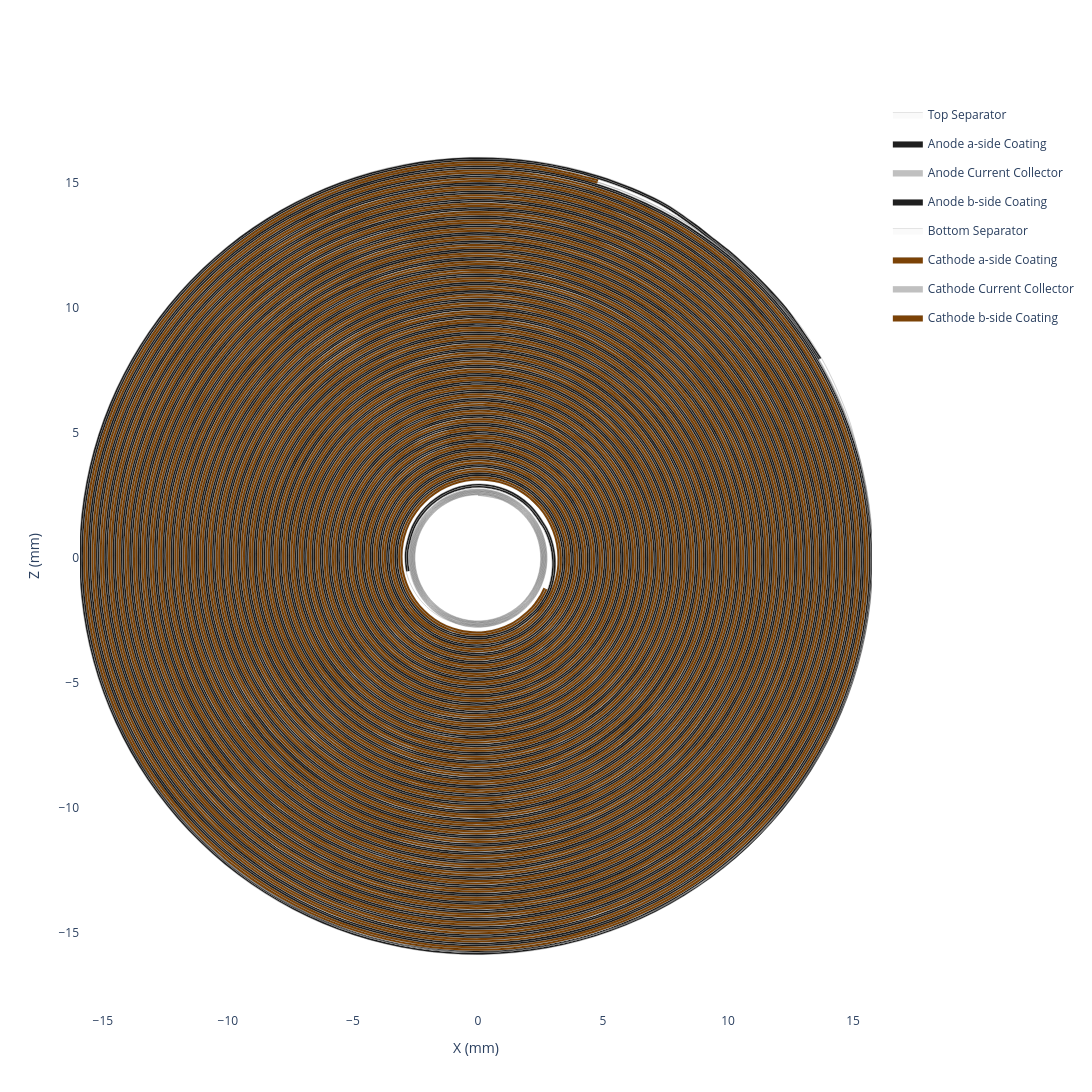

Notebook code cell kept with this figure:
### Code cell
my_jellyroll.get_spiral_plot(height=1300, width=1300).show()

### Figure 1 — Plotly figure (JSON) as saved in the notebook; plotly's stock layout.template omitted (floating-point values rounded to 4 significant figures; data arrays with more than 128 entries replaced by an {"elided": "..."} marker saying what was removed)
{"data": [{"customdata": {"elided": "3400x6 float values"}, "fill": "toself", "fillcolor": "#fafafa", "hovertemplate": "<b>Top Separator (Extruded)</b><br>Theta: %{customdata[0]:.2f}°<br>Unwrapped Length: %{customdata[1]:.2f} mm<br>Radius: %{customdata[2]:.2f} mm<br>X: %{customdata[3]:.2f} mm<br>Z: %{customdata[4]:.2f} mm<br>Turns: %{customdata[5]:.2f}<extra></extra>", "legendgroup": "Top Separator", "line": {"color": "black", "shape": "spline", "width": 0.1}, "mode": "lines", "name": "Top Separator", "type": "scatter", "x": {"elided": "3400 float values"}, "y": {"elided": "3400 float values"}}, {"customdata": {"elided": "2698x6 float values"}, "fill": "toself", "fillcolor": "#1f1f1f", "hovertemplate": "<b>Anode a-side Coating (Extruded)</b><br>Theta: %{customdata[0]:.2f}°<br>Unwrapped Length: %{customdata[1]:.2f} mm<br>Radius: %{customdata[2]:.2f} mm<br>X: %{customdata[3]:.2f} mm<br>Z: %{customdata[4]:.2f} mm<br>Turns: %{customdata[5]:.2f}<extra></extra>", "legendgroup": "Anode a-side Coating", "line": {"color": "black", "shape": "spline", "width": 0.1}, "mode": "lines", "name": "Anode a-side Coating", "type": "scatter", "x": {"elided": "2698 float values"}, "y": {"elided": "2698 float values"}}, {"customdata": {"elided": "2698x6 float values"}, "fill": "toself", "fillcolor": "#C0C0C0", "hovertemplate": "<b>Anode Current Collector (Extruded)</b><br>Theta: %{customdata[0]:.2f}°<br>Unwrapped Length: %{customdata[1]:.2f} mm<br>Radius: %{customdata[2]:.2f} mm<br>X: %{customdata[3]:.2f} mm<br>Z: %{customdata[4]:.2f} mm<br>Turns: %{customdata[5]:.2f}<extra></extra>", "legendgroup": "Anode Current Collector", "line": {"color": "black", "shape": "spline", "width": 0.1}, "mode": "lines", "name": "Anode Current Collector", "type": "scatter", "x": {"elided": "2698 float values"}, "y": {"elided": "2698 float values"}}, {"customdata": {"elided": "2698x6 float values"}, "fill": "toself", "fillcolor": "#1f1f1f", "hovertemplate": "<b>Anode b-side Coating (Extruded)</b><br>Theta: %{customdata[0]:.2f}°<br>Unwrapped Length: %{customdata[1]:.2f} mm<br>Radius: %{customdata[2]:.2f} mm<br>X: %{customdata[3]:.2f} mm<br>Z: %{customdata[4]:.2f} mm<br>Turns: %{customdata[5]:.2f}<extra></extra>", "legendgroup": "Anode b-side Coating", "line": {"color": "black", "shape": "spline", "width": 0.1}, "mode": "lines", "name": "Anode b-side Coating", "type": "scatter", "x": {"elided": "2698 float values"}, "y": {"elided": "2698 float values"}}, {"customdata": {"elided": "3400x6 float values"}, "fill": "toself", "fillcolor": "#fafafa", "hovertemplate": "<b>Bottom Separator (Extruded)</b><br>Theta: %{customdata[0]:.2f}°<br>Unwrapped Length: %{customdata[1]:.2f} mm<br>Radius: %{customdata[2]:.2f} mm<br>X: %{customdata[3]:.2f} mm<br>Z: %{customdata[4]:.2f} mm<br>Turns: %{customdata[5]:.2f}<extra></extra>", "legendgroup": "Bottom Separator", "line": {"color": "black", "shape": "spline", "width": 0.1}, "mode": "lines", "name": "Bottom Separator", "type": "scatter", "x": {"elided": "3400 float values"}, "y": {"elided": "3400 float values"}}, {"customdata": {"elided": "2420x6 float values"}, "fill": "toself", "fillcolor": "#7b4206", "hovertemplate": "<b>Cathode a-side Coating (Extruded)</b><br>Theta: %{customdata[0]:.2f}°<br>Unwrapped Length: %{customdata[1]:.2f} mm<br>Radius: %{customdata[2]:.2f} mm<br>X: %{customdata[3]:.2f} mm<br>Z: %{customdata[4]:.2f} mm<br>Turns: %{customdata[5]:.2f}<extra></extra>", "legendgroup": "Cathode a-side Coating", "line": {"color": "black", "shape": "spline", "width": 0.1}, "mode": "lines", "name": "Cathode a-side Coating", "type": "scatter", "x": {"elided": "2420 float values"}, "y": {"elided": "2420 float values"}}, {"customdata": {"elided": "2420x6 float values"}, "fill": "toself", "fillcolor": "#C0C0C0", "hovertemplate": "<b>Cathode Current Collector (Extruded)</b><br>Theta: %{customdata[0]:.2f}°<br>Unwrapped Length: %{customdata[1]:.2f} mm<br>Radius: %{customdata[2]:.2f} mm<br>X: %{customdata[3]:.2f} mm<br>Z: %{customdata[4]:.2f} mm<br>Turns: %{customdata[5]:.2f}<extra></extra>", "legendgroup": "Cathode Current Collector", "line": {"color": "black", "shape": "spline", "width": 0.1}, "mode": "lines", "name": "Cathode Current Collector", "type": "scatter", "x": {"elided": "2420 float values"}, "y": {"elided": "2420 float values"}}, {"customdata": {"elided": "2420x6 float values"}, "fill": "toself", "fillcolor": "#7b4206", "hovertemplate": "<b>Cathode b-side Coating (Extruded)</b><br>Theta: %{customdata[0]:.2f}°<br>Unwrapped Length: %{customdata[1]:.2f} mm<br>Radius: %{customdata[2]:.2f} mm<br>X: %{customdata[3]:.2f} mm<br>Z: %{customdata[4]:.2f} mm<br>Turns: %{customdata[5]:.2f}<extra></extra>", "legendgroup": "Cathode b-side Coating", "line": {"color": "black", "shape": "spline", "width": 0.1}, "mode": "lines", "name": "Cathode b-side Coating", "type": "scatter", "x": {"elided": "2420 float values"}, "y": {"elided": "2420 float values"}}, {"customdata": {"elided": "1698x6 float values"}, "hovertemplate": "<b>Top Separator</b><br>Theta: %{customdata[0]:.2f}°<br>Unwrapped Length: %{customdata[1]:.2f} mm<br>Radius: %{customdata[2]:.2f} mm<br>X: %{customdata[3]:.2f} mm<br>Z: %{customdata[4]:.2f} mm<br>Turns: %{customdata[5]:.2f}<extra></extra>", "legendgroup": "Top Separator", "line": {"color": "#fafafa", "shape": "spline", "width": 0}, "mode": "lines", "name": "Top Separator", "showlegend": false, "type": "scatter", "x": {"elided": "1698 float values"}, "y": {"elided": "1698 float values"}}, {"customdata": {"elided": "1347x6 float values"}, "hovertemplate": "<b>Anode a-side Coating</b><br>Theta: %{customdata[0]:.2f}°<br>Unwrapped Length: %{customdata[1]:.2f} mm<br>Radius: %{customdata[2]:.2f} mm<br>X: %{customdata[3]:.2f} mm<br>Z: %{customdata[4]:.2f} mm<br>Turns: %{customdata[5]:.2f}<extra></extra>", "legendgroup": "Anode a-side Coating", "line": {"color": "#1f1f1f", "shape": "spline", "width": 0}, "mode": "lines", "name": "Anode a-side Coating", "showlegend": false, "type": "scatter", "x": {"elided": "1347 float values"}, "y": {"elided": "1347 float values"}}, {"customdata": {"elided": "1347x6 float values"}, "hovertemplate": "<b>Anode Current Collector</b><br>Theta: %{customdata[0]:.2f}°<br>Unwrapped Length: %{customdata[1]:.2f} mm<br>Radius: %{customdata[2]:.2f} mm<br>X: %{customdata[3]:.2f} mm<br>Z: %{customdata[4]:.2f} mm<br>Turns: %{customdata[5]:.2f}<extra></extra>", "legendgroup": "Anode Current Collector", "line": {"color": "#C0C0C0", "shape": "spline", "width": 0}, "mode": "lines", "name": "Anode Current Collector", "showlegend": false, "type": "scatter", "x": {"elided": "1347 float values"}, "y": {"elided": "1347 float values"}}, {"customdata": {"elided": "1347x6 float values"}, "hovertemplate": "<b>Anode b-side Coating</b><br>Theta: %{customdata[0]:.2f}°<br>Unwrapped Length: %{customdata[1]:.2f} mm<br>Radius: %{customdata[2]:.2f} mm<br>X: %{customdata[3]:.2f} mm<br>Z: %{customdata[4]:.2f} mm<br>Turns: %{customdata[5]:.2f}<extra></extra>", "legendgroup": "Anode b-side Coating", "line": {"color": "#1f1f1f", "shape": "spline", "width": 0}, "mode": "lines", "name": "Anode b-side Coating", "showlegend": false, "type": "scatter", "x": {"elided": "1347 float values"}, "y": {"elided": "1347 float values"}}, {"customdata": {"elided": "1698x6 float values"}, "hovertemplate": "<b>Bottom Separator</b><br>Theta: %{customdata[0]:.2f}°<br>Unwrapped Length: %{customdata[1]:.2f} mm<br>Radius: %{customdata[2]:.2f} mm<br>X: %{customdata[3]:.2f} mm<br>Z: %{customdata[4]:.2f} mm<br>Turns: %{customdata[5]:.2f}<extra></extra>", "legendgroup": "Bottom Separator", "line": {"color": "#fafafa", "shape": "spline", "width": 0}, "mode": "lines", "name": "Bottom Separator", "showlegend": false, "type": "scatter", "x": {"elided": "1698 float values"}, "y": {"elided": "1698 float values"}}, {"customdata": {"elided": "1208x6 float values"}, "hovertemplate": "<b>Cathode a-side Coating</b><br>Theta: %{customdata[0]:.2f}°<br>Unwrapped Length: %{customdata[1]:.2f} mm<br>Radius: %{customdata[2]:.2f} mm<br>X: %{customdata[3]:.2f} mm<br>Z: %{customdata[4]:.2f} mm<br>Turns: %{customdata[5]:.2f}<extra></extra>", "legendgroup": "Cathode a-side Coating", "line": {"color": "#7b4206", "shape": "spline", "width": 0}, "mode": "lines", "name": "Cathode a-side Coating", "showlegend": false, "type": "scatter", "x": {"elided": "1208 float values"}, "y": {"elided": "1208 float values"}}, {"customdata": {"elided": "1208x6 float values"}, "hovertemplate": "<b>Cathode Current Collector</b><br>Theta: %{customdata[0]:.2f}°<br>Unwrapped Length: %{customdata[1]:.2f} mm<br>Radius: %{customdata[2]:.2f} mm<br>X: %{customdata[3]:.2f} mm<br>Z: %{customdata[4]:.2f} mm<br>Turns: %{customdata[5]:.2f}<extra></extra>", "legendgroup": "Cathode Current Collector", "line": {"color": "#C0C0C0", "shape": "spline", "width": 0}, "mode": "lines", "name": "Cathode Current Collector", "showlegend": false, "type": "scatter", "x": {"elided": "1208 float values"}, "y": {"elided": "1208 float values"}}, {"customdata": {"elided": "1208x6 float values"}, "hovertemplate": "<b>Cathode b-side Coating</b><br>Theta: %{customdata[0]:.2f}°<br>Unwrapped Length: %{customdata[1]:.2f} mm<br>Radius: %{customdata[2]:.2f} mm<br>X: %{customdata[3]:.2f} mm<br>Z: %{customdata[4]:.2f} mm<br>Turns: %{customdata[5]:.2f}<extra></extra>", "legendgroup": "Cathode b-side Coating", "line": {"color": "#7b4206", "shape": "spline", "width": 0}, "mode": "lines", "name": "Cathode b-side Coating", "showlegend": false, "type": "scatter", "x": {"elided": "1208 float values"}, "y": {"elided": "1208 float values"}}], "layout": {"height": 1300, "hovermode": "closest", "paper_bgcolor": "white", "plot_bgcolor": "white", "width": 1300, "xaxis": {"scaleanchor": "y", "title": {"text": "X (mm)"}, "zeroline": false}, "yaxis": {"title": {"text": "Z (mm)"}, "zeroline": false}}}
